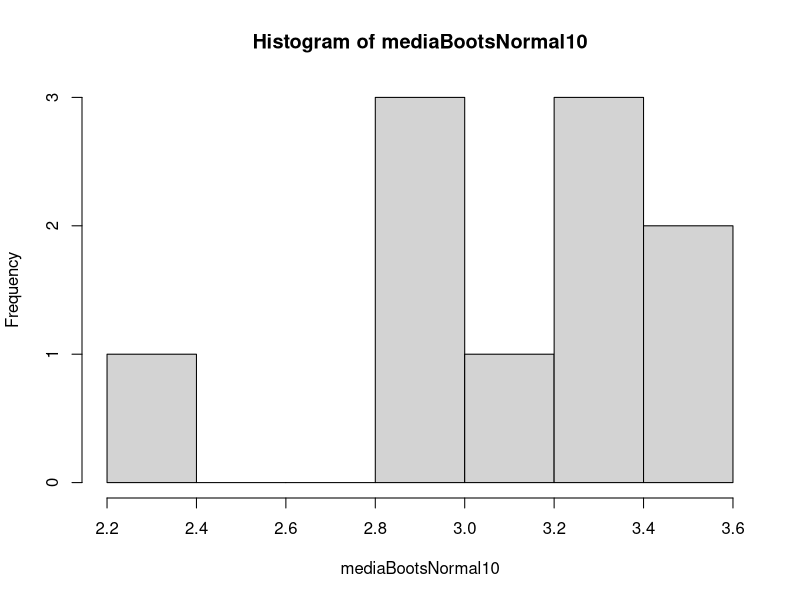
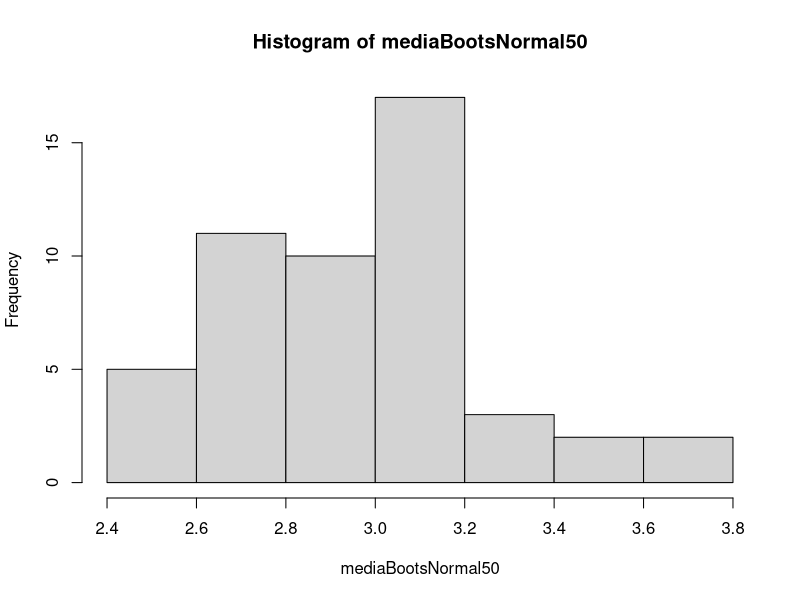
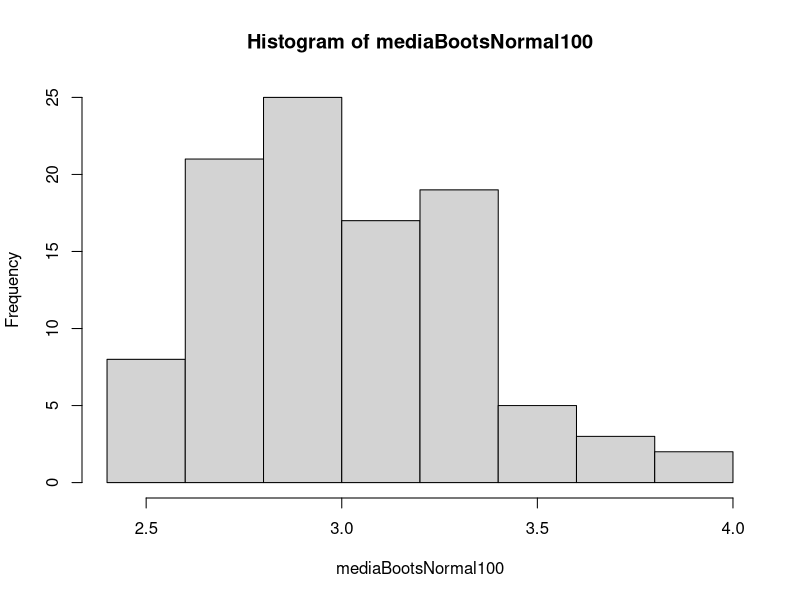
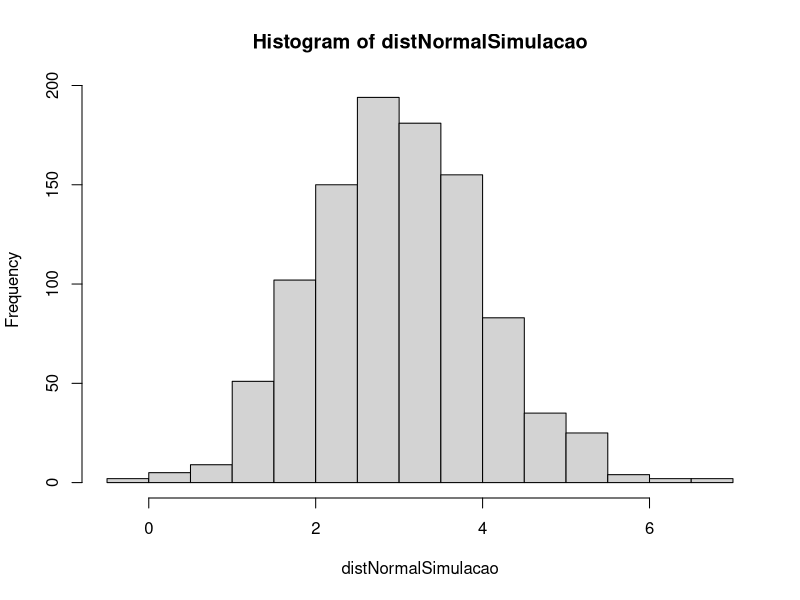

The R script that drew these images, in order:
# distribuição normal simulada
distNormalSimulacao <- rnorm(1000, mean = 3, sd = 1) # usa a função rnorm para criar uma distribuição normal, indicando o total de casos

# amostragem sem reposição usando função sample
sample(distNormalSimulacao, 15, replace = FALSE) # se você não tiver o objeto distNormalSimulacao no seu ambiente, crie com o script anterior

# amostragem com reposição usando função sample
sample(distNormalSimulacao, 15, replace = TRUE)

# bootstraping com função replicate
set.seed(412) # agora, não vamos mais usar como tarefa mas como execução ponto a ponto

bootsDistNormal10 <- replicate(10, sample(distNormalSimulacao, 10, replace = TRUE)) # replicamos 10x a amostra, criando assim um bootstrapping
bootsDistNormal10

# calculando uma estatística com bootstrapping (10 amostras)
mediaBootsNormal10 <- replicate(10, mean(sample(distNormalSimulacao, 10, replace = TRUE))) # calculamos a média de 10 amostras de 10 casos
mediaBootsNormal50 <- replicate(50, mean(sample(distNormalSimulacao, 10, replace = TRUE))) # calculamos a média de 50 amostras de 10 casos
mediaBootsNormal100 <- replicate(100, mean(sample(distNormalSimulacao, 10, replace = TRUE))) # calculamos a média de 100 amostras de 10 casos

# vamos comparar???
mean(mediaBootsNormal10) # media do boostraping 10
mean(mediaBootsNormal50) # media do boostraping 50
mean(mediaBootsNormal100) # media do boostraping 100
mean(distNormalSimulacao) # media dos dados originais

# vamos comparar???
hist(mediaBootsNormal10) # media do boostraping 10
hist(mediaBootsNormal50) # media do boostraping 50
hist(mediaBootsNormal100) # media do boostraping 100
hist(distNormalSimulacao) # media dos dados originais

# partições
install.packages('caret', dependencies = T) # caret é um pacote geral de machine learning # se já tiver não, innstale =D
library(caret)

# primeiro, criamos as partições de dados
particaoDistNormal <- createDataPartition(1:length(distNormalSimulacao), p=.7) # passamos o tamanho do vetor e o parâmetro de divisão
treinoDistNormal <- distNormalSimulacao[unlist(particaoDistNormal)] # criamos uma partição para treinar os dados, usando a partição anterior. Atenção: o comando unlist é muito usado para transformar uma lista num vetor
testeDistNormal <- distNormalSimulacao[- unlist(particaoDistNormal)] # criamos uma partição para testar os dados, usando a partição anterior. Atenção: o comando unlist é muito usado para transformar uma lista num vetor
